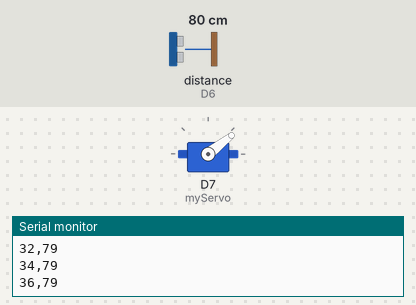
Bench run of a sketch on a simulated ESP8266 (NodeMCU). On the bench: servo, the last lines printed to the serial monitor. Wiring (inferred from the names in the program): ultrasonic range finder: trigger D5; echo D6. The test bench sets the inputs (shaded band); at power-on: distance to the obstacle (sensor on D6) 80 cm. The echo pulse lasts 58.3 µs per cm.

Above: at 1.24 s.
1.3 s: distance to the obstacle (sensor on D6) set to 2 cm
At 1.61 s:
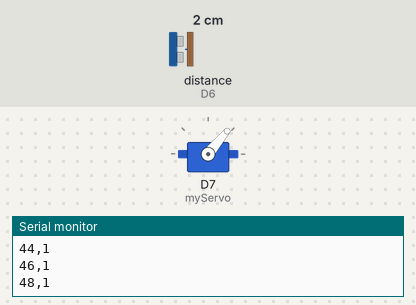
4.3 s: distance to the obstacle (sensor on D6) set to 250 cm
At 5.92 s:
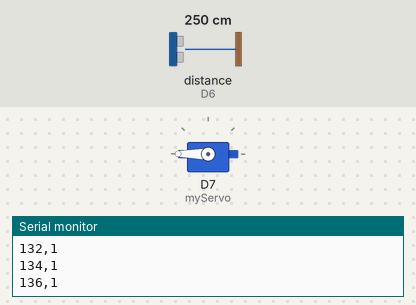
7.3 s: distance to the obstacle (sensor on D6) set to 4 cm
At 7.46 s:
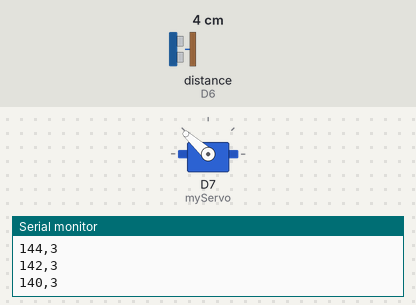
Timing chart, 0 to 19.3 s (numbered marks = the images above; inputs shaded):
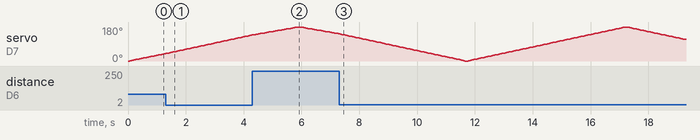

The sketch:

sketch_apr15a.ino
```cpp
#include <Servo.h>

Servo myServo;

int trigPin = D5;
int echoPin = D6;

long duration;
int distance;

void setup()
{
    pinMode(trigPin, OUTPUT);
    pinMode(echoPin, INPUT);

    Serial.begin(9600);

    myServo.attach(13, 500, 2400);
}

void loop()
{
    for (int angle = 0; angle <= 180; angle += 2)
    {
        scan(angle);
    }

    for (int angle = 180; angle >= 0; angle -= 2)
    {
        scan(angle);
    }
}

void scan(int angle)
{
    myServo.write(angle);
    delay(60);

    digitalWrite(trigPin, LOW);
    delayMicroseconds(2);

    digitalWrite(trigPin, HIGH);
    delayMicroseconds(10);

    digitalWrite(trigPin, LOW);

    duration = pulseIn(echoPin, HIGH, 20000);
    distance = duration * 0.034 / 2;

    if (distance == 0 || distance > 200) return;

    Serial.print(angle);
    Serial.print(",");
    Serial.println(distance);
}
```
